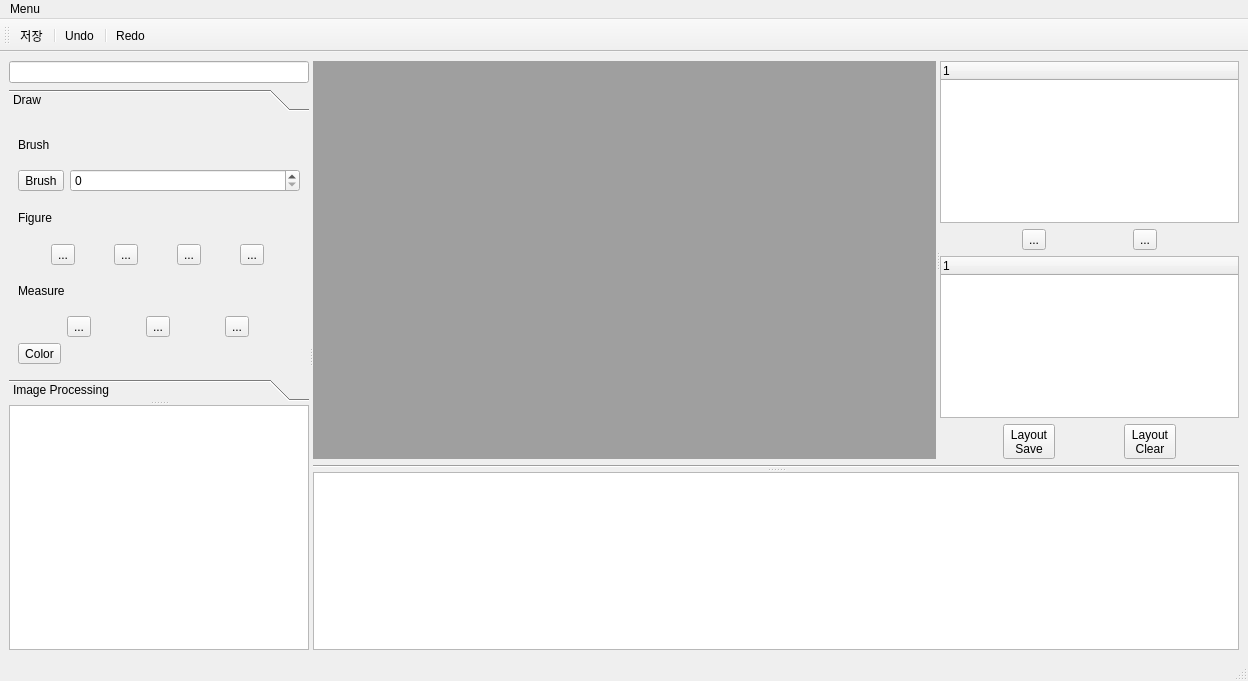
<?xml version="1.0" encoding="UTF-8"?>
<ui version="4.0">
 <class>MainWindow</class>
 <widget class="QMainWindow" name="MainWindow">
  <property name="geometry">
   <rect>
    <x>0</x>
    <y>0</y>
    <width>1248</width>
    <height>681</height>
   </rect>
  </property>
  <property name="windowTitle">
   <string>MainWindow</string>
  </property>
  <widget class="QWidget" name="centralwidget">
   <layout class="QVBoxLayout" name="verticalLayout_16">
    <item>
     <widget class="QSplitter" name="splitter3">
      <property name="orientation">
       <enum>Qt::Horizontal</enum>
      </property>
      <widget class="QSplitter" name="splitter10">
       <property name="orientation">
        <enum>Qt::Vertical</enum>
       </property>
       <widget class="QWidget" name="layoutWidget">
        <layout class="QVBoxLayout" name="verticalLayout_13">
         <item>
          <widget class="QLineEdit" name="lineEdit"/>
         </item>
         <item>
          <widget class="QToolBox" name="toolBox">
           <property name="currentIndex">
            <number>0</number>
           </property>
           <widget class="QWidget" name="page">
            <property name="geometry">
             <rect>
              <x>0</x>
              <y>0</y>
              <width>229</width>
              <height>228</height>
             </rect>
            </property>
            <attribute name="label">
             <string>Draw</string>
            </attribute>
            <layout class="QVBoxLayout" name="verticalLayout_12">
             <item>
              <layout class="QVBoxLayout" name="verticalLayout_11">
               <item>
                <layout class="QVBoxLayout" name="verticalLayout_5">
                 <item>
                  <layout class="QVBoxLayout" name="verticalLayout">
                   <item>
                    <widget class="QLabel" name="label">
                     <property name="text">
                      <string>Brush</string>
                     </property>
                    </widget>
                   </item>
                   <item>
                    <layout class="QHBoxLayout" name="horizontalLayout_4">
                     <item>
                      <widget class="QToolButton" name="BrushtoolButton">
                       <property name="text">
                        <string>Brush</string>
                       </property>
                       <property name="icon">
                        <iconset>
                         <normaloff>../../../Users/KOSA/Desktop/gitHub/Project/build-DentistApp-Desktop_Qt_6_4_1_MSVC2019_64bit-Debug/draw2.png</normaloff>../../../Users/KOSA/Desktop/gitHub/Project/build-DentistApp-Desktop_Qt_6_4_1_MSVC2019_64bit-Debug/draw2.png</iconset>
                       </property>
                      </widget>
                     </item>
                     <item>
                      <widget class="QSpinBox" name="spinBox"/>
                     </item>
                    </layout>
                   </item>
                  </layout>
                 </item>
                 <item>
                  <layout class="QVBoxLayout" name="verticalLayout_3">
                   <item>
                    <widget class="QLabel" name="label_2">
                     <property name="text">
                      <string>Figure</string>
                     </property>
                    </widget>
                   </item>
                   <item>
                    <layout class="QHBoxLayout" name="horizontalLayout_5">
                     <item>
                      <widget class="QToolButton" name="CircletoolButton">
                       <property name="text">
                        <string>...</string>
                       </property>
                       <property name="icon">
                        <iconset>
                         <normaloff>../../../Users/KOSA/Desktop/gitHub/Project/build-DentistApp-Desktop_Qt_6_4_1_MSVC2019_64bit-Debug/circle2.png</normaloff>../../../Users/KOSA/Desktop/gitHub/Project/build-DentistApp-Desktop_Qt_6_4_1_MSVC2019_64bit-Debug/circle2.png</iconset>
                       </property>
                      </widget>
                     </item>
                     <item>
                      <widget class="QToolButton" name="RectangletoolButton">
                       <property name="text">
                        <string>...</string>
                       </property>
                       <property name="icon">
                        <iconset>
                         <normaloff>../../../Users/KOSA/Desktop/gitHub/Project/build-DentistApp-Desktop_Qt_6_4_1_MSVC2019_64bit-Debug/triangle2.png</normaloff>../../../Users/KOSA/Desktop/gitHub/Project/build-DentistApp-Desktop_Qt_6_4_1_MSVC2019_64bit-Debug/triangle2.png</iconset>
                       </property>
                      </widget>
                     </item>
                     <item>
                      <widget class="QToolButton" name="TriangletoolButton">
                       <property name="text">
                        <string>...</string>
                       </property>
                       <property name="icon">
                        <iconset>
                         <normaloff>../../../Users/KOSA/Desktop/gitHub/Project/build-DentistApp-Desktop_Qt_6_4_1_MSVC2019_64bit-Debug/rectangle2.png</normaloff>../../../Users/KOSA/Desktop/gitHub/Project/build-DentistApp-Desktop_Qt_6_4_1_MSVC2019_64bit-Debug/rectangle2.png</iconset>
                       </property>
                      </widget>
                     </item>
                     <item>
                      <widget class="QToolButton" name="ArrowtoolButton">
                       <property name="text">
                        <string>...</string>
                       </property>
                       <property name="icon">
                        <iconset>
                         <normaloff>../../../Users/KOSA/Desktop/gitHub/Project/build-DentistApp-Desktop_Qt_6_4_1_MSVC2019_64bit-Debug/arrow3.png</normaloff>../../../Users/KOSA/Desktop/gitHub/Project/build-DentistApp-Desktop_Qt_6_4_1_MSVC2019_64bit-Debug/arrow3.png</iconset>
                       </property>
                      </widget>
                     </item>
                    </layout>
                   </item>
                  </layout>
                 </item>
                 <item>
                  <layout class="QVBoxLayout" name="verticalLayout_4">
                   <item>
                    <widget class="QLabel" name="label_3">
                     <property name="text">
                      <string>Measure</string>
                     </property>
                    </widget>
                   </item>
                   <item>
                    <layout class="QHBoxLayout" name="horizontalLayout_6">
                     <item>
                      <widget class="QToolButton" name="RulertoolButton">
                       <property name="text">
                        <string>...</string>
                       </property>
                       <property name="icon">
                        <iconset>
                         <normaloff>../../../Users/KOSA/Desktop/gitHub/Project/build-DentistApp-Desktop_Qt_6_4_1_MSVC2019_64bit-Debug/ruler.png</normaloff>../../../Users/KOSA/Desktop/gitHub/Project/build-DentistApp-Desktop_Qt_6_4_1_MSVC2019_64bit-Debug/ruler.png</iconset>
                       </property>
                      </widget>
                     </item>
                     <item>
                      <widget class="QToolButton" name="MeasuretoolButton">
                       <property name="text">
                        <string>...</string>
                       </property>
                       <property name="icon">
                        <iconset>
                         <normaloff>../../../Users/KOSA/Desktop/gitHub/Project/build-DentistApp-Desktop_Qt_6_4_1_MSVC2019_64bit-Debug/measure.png</normaloff>../../../Users/KOSA/Desktop/gitHub/Project/build-DentistApp-Desktop_Qt_6_4_1_MSVC2019_64bit-Debug/measure.png</iconset>
                       </property>
                      </widget>
                     </item>
                     <item>
                      <widget class="QToolButton" name="ProtractortoolButton">
                       <property name="text">
                        <string>...</string>
                       </property>
                       <property name="icon">
                        <iconset>
                         <normaloff>../../../Users/KOSA/Desktop/gitHub/Project/build-DentistApp-Desktop_Qt_6_4_1_MSVC2019_64bit-Debug/progtractor.png</normaloff>../../../Users/KOSA/Desktop/gitHub/Project/build-DentistApp-Desktop_Qt_6_4_1_MSVC2019_64bit-Debug/progtractor.png</iconset>
                       </property>
                      </widget>
                     </item>
                    </layout>
                   </item>
                  </layout>
                 </item>
                </layout>
               </item>
               <item>
                <widget class="QToolButton" name="ColortoolButton">
                 <property name="layoutDirection">
                  <enum>Qt::LeftToRight</enum>
                 </property>
                 <property name="text">
                  <string>Color</string>
                 </property>
                 <property name="icon">
                  <iconset>
                   <normaloff>../../../Users/KOSA/Desktop/gitHub/Project/build-DentistApp-Desktop_Qt_6_4_1_MSVC2019_64bit-Debug/color.png</normaloff>../../../Users/KOSA/Desktop/gitHub/Project/build-DentistApp-Desktop_Qt_6_4_1_MSVC2019_64bit-Debug/color.png</iconset>
                 </property>
                 <property name="iconSize">
                  <size>
                   <width>150</width>
                   <height>15</height>
                  </size>
                 </property>
                </widget>
               </item>
              </layout>
             </item>
            </layout>
           </widget>
           <widget class="QWidget" name="page_3">
            <property name="geometry">
             <rect>
              <x>0</x>
              <y>0</y>
              <width>229</width>
              <height>217</height>
             </rect>
            </property>
            <attribute name="label">
             <string>Image Processing</string>
            </attribute>
            <layout class="QVBoxLayout" name="verticalLayout_10">
             <item>
              <layout class="QVBoxLayout" name="verticalLayout_9">
               <item>
                <layout class="QVBoxLayout" name="verticalLayout_8">
                 <item>
                  <widget class="QLabel" name="label_4">
                   <property name="text">
                    <string>Image</string>
                   </property>
                  </widget>
                 </item>
                 <item>
                  <layout class="QVBoxLayout" name="verticalLayout_6">
                   <item>
                    <layout class="QHBoxLayout" name="horizontalLayout_7">
                     <item>
                      <widget class="QToolButton" name="ColortoolButton_9">
                       <property name="text">
                        <string>...</string>
                       </property>
                       <property name="icon">
                        <iconset>
                         <normaloff>../../../Users/KOSA/Desktop/gitHub/Project/build-DentistApp-Desktop_Qt_6_4_1_MSVC2019_64bit-Debug/colorreversal.png</normaloff>../../../Users/KOSA/Desktop/gitHub/Project/build-DentistApp-Desktop_Qt_6_4_1_MSVC2019_64bit-Debug/colorreversal.png</iconset>
                       </property>
                      </widget>
                     </item>
                     <item>
                      <widget class="QToolButton" name="ColortoolButton_7">
                       <property name="text">
                        <string>...</string>
                       </property>
                       <property name="icon">
                        <iconset>
                         <normaloff>../../../Users/KOSA/Desktop/gitHub/Project/build-DentistApp-Desktop_Qt_6_4_1_MSVC2019_64bit-Debug/colorreversal.png</normaloff>../../../Users/KOSA/Desktop/gitHub/Project/build-DentistApp-Desktop_Qt_6_4_1_MSVC2019_64bit-Debug/colorreversal.png</iconset>
                       </property>
                      </widget>
                     </item>
                     <item>
                      <widget class="QToolButton" name="ColortoolButton_8">
                       <property name="text">
                        <string>...</string>
                       </property>
                       <property name="icon">
                        <iconset>
                         <normaloff>../../../Users/KOSA/Desktop/gitHub/Project/build-DentistApp-Desktop_Qt_6_4_1_MSVC2019_64bit-Debug/reversal.png</normaloff>../../../Users/KOSA/Desktop/gitHub/Project/build-DentistApp-Desktop_Qt_6_4_1_MSVC2019_64bit-Debug/reversal.png</iconset>
                       </property>
                      </widget>
                     </item>
                    </layout>
                   </item>
                   <item>
                    <layout class="QHBoxLayout" name="horizontalLayout_8">
                     <item>
                      <widget class="QToolButton" name="SharpentoolButton">
                       <property name="text">
                        <string>...</string>
                       </property>
                       <property name="icon">
                        <iconset>
                         <normaloff>../../../Users/KOSA/Desktop/gitHub/Project/build-DentistApp-Desktop_Qt_6_4_1_MSVC2019_64bit-Debug/sharpen.png</normaloff>../../../Users/KOSA/Desktop/gitHub/Project/build-DentistApp-Desktop_Qt_6_4_1_MSVC2019_64bit-Debug/sharpen.png</iconset>
                       </property>
                      </widget>
                     </item>
                     <item>
                      <widget class="QToolButton" name="ColortoolButton_10">
                       <property name="text">
                        <string>...</string>
                       </property>
                       <property name="icon">
                        <iconset>
                         <normaloff>../../../Users/KOSA/Desktop/gitHub/Project/build-DentistApp-Desktop_Qt_6_4_1_MSVC2019_64bit-Debug/bright.png</normaloff>../../../Users/KOSA/Desktop/gitHub/Project/build-DentistApp-Desktop_Qt_6_4_1_MSVC2019_64bit-Debug/bright.png</iconset>
                       </property>
                      </widget>
                     </item>
                     <item>
                      <widget class="QToolButton" name="ColortoolButton_12">
                       <property name="text">
                        <string>...</string>
                       </property>
                       <property name="icon">
                        <iconset>
                         <normaloff>../../../Users/KOSA/Desktop/gitHub/Project/build-DentistApp-Desktop_Qt_6_4_1_MSVC2019_64bit-Debug/panning.png</normaloff>../../../Users/KOSA/Desktop/gitHub/Project/build-DentistApp-Desktop_Qt_6_4_1_MSVC2019_64bit-Debug/panning.png</iconset>
                       </property>
                      </widget>
                     </item>
                    </layout>
                   </item>
                   <item>
                    <layout class="QHBoxLayout" name="horizontalLayout_9">
                     <item>
                      <widget class="QToolButton" name="ColortoolButton_6">
                       <property name="text">
                        <string>...</string>
                       </property>
                       <property name="icon">
                        <iconset>
                         <normaloff>../../../Users/KOSA/Desktop/gitHub/Project/build-DentistApp-Desktop_Qt_6_4_1_MSVC2019_64bit-Debug/rotate.png</normaloff>../../../Users/KOSA/Desktop/gitHub/Project/build-DentistApp-Desktop_Qt_6_4_1_MSVC2019_64bit-Debug/rotate.png</iconset>
                       </property>
                      </widget>
                     </item>
                     <item>
                      <widget class="QToolButton" name="ColortoolButton_11">
                       <property name="text">
                        <string>...</string>
                       </property>
                       <property name="icon">
                        <iconset>
                         <normaloff>../../../Users/KOSA/Desktop/gitHub/Project/build-DentistApp-Desktop_Qt_6_4_1_MSVC2019_64bit-Debug/zoom.png</normaloff>../../../Users/KOSA/Desktop/gitHub/Project/build-DentistApp-Desktop_Qt_6_4_1_MSVC2019_64bit-Debug/zoom.png</iconset>
                       </property>
                      </widget>
                     </item>
                    </layout>
                   </item>
                  </layout>
                 </item>
                </layout>
               </item>
               <item>
                <layout class="QVBoxLayout" name="verticalLayout_7">
                 <item>
                  <widget class="QLabel" name="label_5">
                   <property name="text">
                    <string>Initialize</string>
                   </property>
                  </widget>
                 </item>
                 <item>
                  <layout class="QHBoxLayout" name="horizontalLayout_10">
                   <item>
                    <widget class="QPushButton" name="pushButton_3">
                     <property name="text">
                      <string>Draw</string>
                     </property>
                    </widget>
                   </item>
                   <item>
                    <widget class="QPushButton" name="pushButton_4">
                     <property name="text">
                      <string>Image</string>
                     </property>
                    </widget>
                   </item>
                  </layout>
                 </item>
                </layout>
               </item>
              </layout>
             </item>
            </layout>
           </widget>
          </widget>
         </item>
        </layout>
       </widget>
       <widget class="QTableView" name="tableView"/>
      </widget>
      <widget class="QSplitter" name="splitter2">
       <property name="orientation">
        <enum>Qt::Vertical</enum>
       </property>
       <widget class="QWidget" name="">
        <layout class="QVBoxLayout" name="verticalLayout_14">
         <item>
          <widget class="QSplitter" name="splitter">
           <property name="orientation">
            <enum>Qt::Horizontal</enum>
           </property>
           <widget class="QMdiArea" name="mdiArea">
            <property name="viewMode">
             <enum>QMdiArea::TabbedView</enum>
            </property>
           </widget>
           <widget class="QWidget" name="">
            <layout class="QVBoxLayout" name="verticalLayout_2">
             <item>
              <widget class="QTreeWidget" name="treeWidget">
               <column>
                <property name="text">
                 <string notr="true">1</string>
                </property>
               </column>
              </widget>
             </item>
             <item>
              <layout class="QHBoxLayout" name="horizontalLayout">
               <item>
                <spacer name="horizontalSpacer_3">
                 <property name="orientation">
                  <enum>Qt::Horizontal</enum>
                 </property>
                 <property name="sizeHint" stdset="0">
                  <size>
                   <width>18</width>
                   <height>20</height>
                  </size>
                 </property>
                </spacer>
               </item>
               <item>
                <widget class="QToolButton" name="toolButton">
                 <property name="text">
                  <string>...</string>
                 </property>
                </widget>
               </item>
               <item>
                <spacer name="horizontalSpacer">
                 <property name="orientation">
                  <enum>Qt::Horizontal</enum>
                 </property>
                 <property name="sizeHint" stdset="0">
                  <size>
                   <width>18</width>
                   <height>20</height>
                  </size>
                 </property>
                </spacer>
               </item>
               <item>
                <widget class="QToolButton" name="toolButton_2">
                 <property name="text">
                  <string>...</string>
                 </property>
                </widget>
               </item>
               <item>
                <spacer name="horizontalSpacer_2">
                 <property name="orientation">
                  <enum>Qt::Horizontal</enum>
                 </property>
                 <property name="sizeHint" stdset="0">
                  <size>
                   <width>18</width>
                   <height>20</height>
                  </size>
                 </property>
                </spacer>
               </item>
              </layout>
             </item>
             <item>
              <widget class="QTreeWidget" name="treeWidget_2">
               <column>
                <property name="text">
                 <string notr="true">1</string>
                </property>
               </column>
              </widget>
             </item>
             <item>
              <layout class="QHBoxLayout" name="horizontalLayout_2">
               <item>
                <spacer name="horizontalSpacer_4">
                 <property name="orientation">
                  <enum>Qt::Horizontal</enum>
                 </property>
                 <property name="sizeHint" stdset="0">
                  <size>
                   <width>18</width>
                   <height>20</height>
                  </size>
                 </property>
                </spacer>
               </item>
               <item>
                <widget class="QToolButton" name="toolButton_3">
                 <property name="text">
                  <string>Layout
Save</string>
                 </property>
                </widget>
               </item>
               <item>
                <spacer name="horizontalSpacer_5">
                 <property name="orientation">
                  <enum>Qt::Horizontal</enum>
                 </property>
                 <property name="sizeHint" stdset="0">
                  <size>
                   <width>18</width>
                   <height>20</height>
                  </size>
                 </property>
                </spacer>
               </item>
               <item>
                <widget class="QToolButton" name="toolButton_4">
                 <property name="text">
                  <string>Layout
Clear</string>
                 </property>
                </widget>
               </item>
               <item>
                <spacer name="horizontalSpacer_6">
                 <property name="orientation">
                  <enum>Qt::Horizontal</enum>
                 </property>
                 <property name="sizeHint" stdset="0">
                  <size>
                   <width>18</width>
                   <height>20</height>
                  </size>
                 </property>
                </spacer>
               </item>
              </layout>
             </item>
            </layout>
           </widget>
          </widget>
         </item>
         <item>
          <widget class="Line" name="line">
           <property name="orientation">
            <enum>Qt::Horizontal</enum>
           </property>
          </widget>
         </item>
        </layout>
       </widget>
       <widget class="QWidget" name="">
        <layout class="QVBoxLayout" name="verticalLayout_15">
         <item>
          <spacer name="verticalSpacer">
           <property name="orientation">
            <enum>Qt::Vertical</enum>
           </property>
           <property name="sizeHint" stdset="0">
            <size>
             <width>20</width>
             <height>12</height>
            </size>
           </property>
          </spacer>
         </item>
         <item>
          <widget class="QListWidget" name="listWidget"/>
         </item>
        </layout>
       </widget>
      </widget>
     </widget>
    </item>
   </layout>
  </widget>
  <widget class="QMenuBar" name="menubar">
   <property name="geometry">
    <rect>
     <x>0</x>
     <y>0</y>
     <width>1248</width>
     <height>17</height>
    </rect>
   </property>
   <widget class="QMenu" name="menuMenu">
    <property name="title">
     <string>Menu</string>
    </property>
   </widget>
   <addaction name="menuMenu"/>
  </widget>
  <widget class="QStatusBar" name="statusbar"/>
  <widget class="QToolBar" name="toolBar">
   <property name="windowTitle">
    <string>toolBar</string>
   </property>
   <attribute name="toolBarArea">
    <enum>TopToolBarArea</enum>
   </attribute>
   <attribute name="toolBarBreak">
    <bool>false</bool>
   </attribute>
   <addaction name="actionSave"/>
   <addaction name="separator"/>
   <addaction name="actionUndo"/>
   <addaction name="separator"/>
   <addaction name="actionRedo"/>
  </widget>
  <action name="actionSave">
   <property name="text">
    <string>저장</string>
   </property>
  </action>
  <action name="actionRedo">
   <property name="text">
    <string>Redo</string>
   </property>
  </action>
  <action name="actionUndo">
   <property name="text">
    <string>Undo</string>
   </property>
  </action>
 </widget>
 <resources/>
 <connections/>
</ui>
